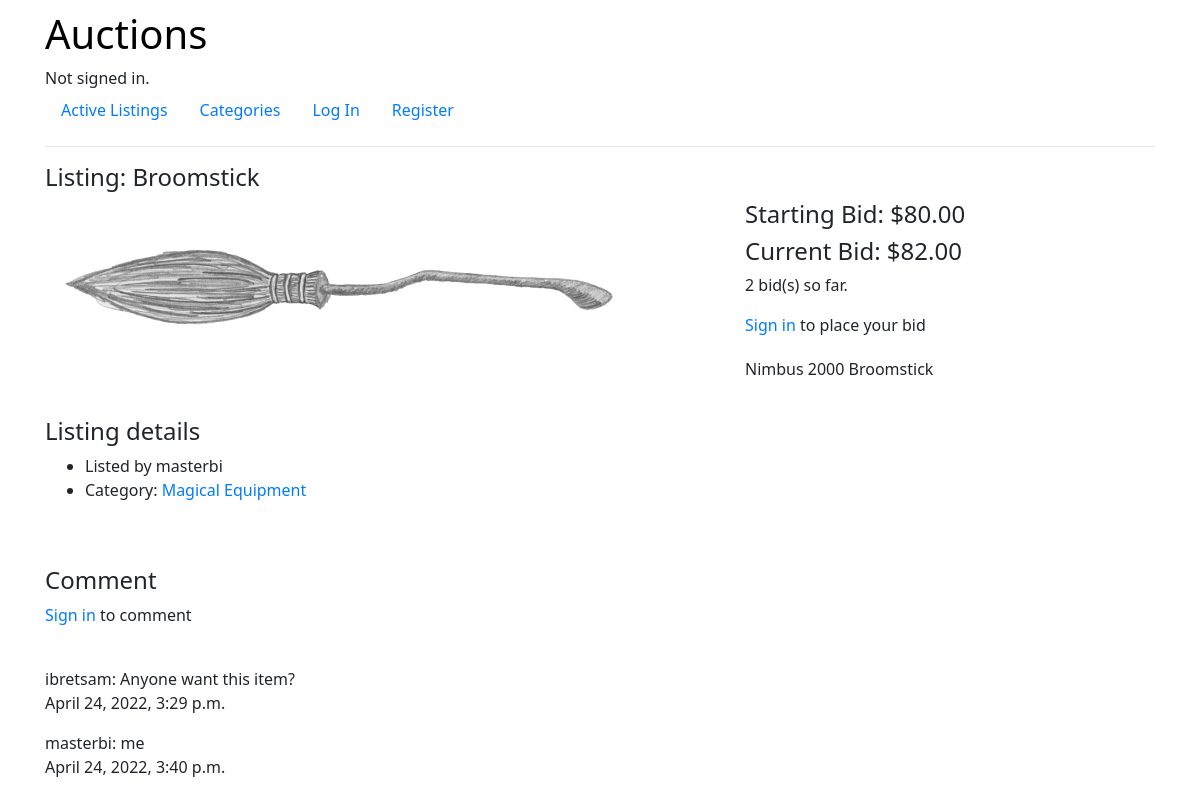
/listings/1, run on an earlier commit of the app's database.
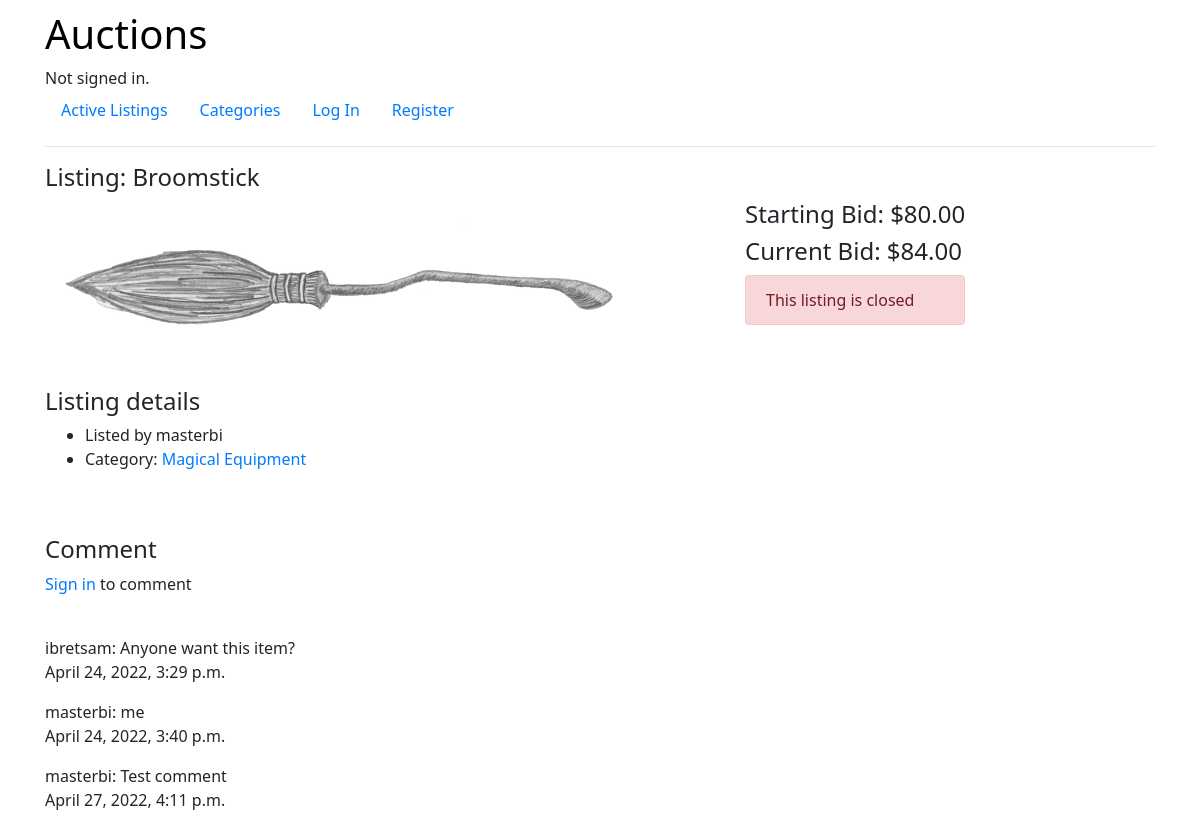
And on a later commit of the database.
### auctions/models.py (models this page shows, shortened)
class Product(models.Model):
    name = models.CharField(max_length=256)
    price = models.DecimalField(max_digits=6, decimal_places=2)
    description = models.TextField(default='', blank=True)
    image = models.ImageField(upload_to='auctions/media', null = True)
    category = models.ForeignKey(Category, on_delete=models.SET_NULL, null=True, blank=True, related_name="categories")
    created_at = models.DateTimeField(auto_now_add=True)
    close = models.BooleanField(default=False)
    created_by = models.ForeignKey(User, on_delete=models.CASCADE, related_name="user_created", default=1)
    in_watchlist = models.ManyToManyField(User, blank=True ,related_name="watchlist")

class Comment(models.Model):
    user = models.ForeignKey(User, on_delete=models.CASCADE, related_name="user_comment")
    product = models.ForeignKey(Product, on_delete=models.CASCADE, related_name="product_comment")
    comment = models.TextField(blank=False)
    date = models.DateTimeField(auto_now_add=True)
    def __str__(self):
        return f"{self.user}: {self.comment}"

class User(AbstractUser):
    def __str__(self):
        return f"{self.username}"

class Category(models.Model):
    name = models.CharField(max_length=256)
    def __str__(self):
        return f"{self.name}"

### auctions/views.py (the view)
# urls.py: path("listings/<int:product_id>", views.listings, name="listings"),
def listings(request, product_id):
    listings = Product.objects.get(pk=product_id)
    BidList = listings.product_bids.values_list("bid", flat=True)
    BidderList = list(listings.product_bids.values_list("user_id", flat=True))
    CommentList = listings.product_comment.all()
    CategoryList = Category.objects.all().values_list('name', flat=True)
    if request.user.is_authenticated:
        watchlist = request.user.watchlist.all()
    else:
        watchlist = None
    if not BidderList:
        winner = "No one has bid on this listing"
    else:
        winner = User.objects.get(pk = BidderList[-1])
    if not BidList:
        maxBidPrice = listings.price
    else:
        maxBidPrice = float(max(BidList))
    if listings is not None:
        return render(request,'auctions/listings.html', {
            'listings': listings,
            'bidding_history': listings.product_bids.all(),
            'maxBidPrice': format(maxBidPrice,".2f"),
            'winner': winner,
            'commentList': CommentList,
            "Watchlist": watchlist,
            "CategoryList": CategoryList
            })
    else:
        raise Http404('Product does not exist')

### auctions/templates/auctions/listings.html (shortened to what the changed rows need)
{% extends "auctions/layout.html" %} {% load static %}
{% block body %}
    <h4>Listing: {{listings.name}}</h4>
    <div class="product-info">
        <div class="left-col">
            <div class="image">
                <img src="{{listings.image.url}}" style="max-width: 600px; max-height: 500px">
            </div>
        </div>
        <div class="right-col">
            <div class="price">
                <h4 style="margin-top: 0;">Starting Bid: ${{listings.price}}</h4>
                <h4>Current Bid: ${{maxBidPrice}}</h4>
            </div>
            {% if listings.close == False %}
                <div class="bid-form">
                    {% if user.is_authenticated %}
                        {% if request.user == winner %}
                            <p>
                                {{ bidding_history.count }} bid(s) so far. Your bid is the current bid.
                            </p>
                        {% else %}
                            <p>
                                {{ bidding_history.count }} bid(s) so far. Place your bid now
                            </p>
                        {% endif %}
                        <form action="{% url 'auctions:bidding' listings.id %}" method="POST" style="display: flex;">
                            {% csrf_token %}
                            <input style="width: 300px; margin-right: 20px" type="number" class="form-control" name="bidding" placeholder="Place your bid here">
                            <br>
                            <input type="submit" value="Place Bid" class="btn btn-primary">
                        </form>
                    {% else %}
                        <p>
                            {{ bidding_history.count }} bid(s) so far.
                        </p>
                        <p>
                            <a href="{% url 'auctions:login' %}">Sign in</a> to place your bid
                        </p>
                    {% endif %}
                </div>
                <div class="description">
                    <p>{{ listings.description }}</p>
                </div>
            {% endif %}
            {% if listings.close == False %}
                <div class="close-form">
                    {% if request.user == listings.created_by %}
                        <form action="{% url 'auctions:close' listings.id %}" method="POST">
                            {% csrf_token %}
                            <input style="margin-top: 10px;" type="submit" value="Close listing" class="btn btn-danger">
                        </form>
                    {% endif %}
                </div>
            {% else %}
                <div class="status">
                    <p class="alert alert-danger" style="margin-top: 10px;" >This listing is closed</p>
                </div>
            {% endif %}
        </div>
    </div>
    <div class="detail">
        <h4>Listing details</h4>
        <ul>
            <li>
                Listed by {{ listings.created_by }}
            </li>
            <li>
                Category: <a href="{% url 'auctions:category' listings.category.id %}">{{ listings.category }}</a>
            </li>
        </ul>
    </div>
    <br>
    <br>
    <h4>Comment</h4>
    {% if user.is_authenticated %}
        <form action="{% url 'auctions:comment' listings.id %}" method="POST" style="margin-bottom: 10px;">
            {% csrf_token %}
            <textarea name="comment" class="form-control" cols="200" rows="5" placeholder="Type your comment here"></textarea>
            <br>
            <input type="submit" value="Comment" class="btn btn-primary" style="position: relative;float: right; margin-bottom: 20px;">
        </form>
    {% else %}
    <p><a href="{% url 'auctions:login' %}">Sign in</a> to comment</p>
    {% endif %}
    <br>
    {% if not commentList %}
        {% if user.is_authenticated %}
            <p>No one commented on this listing. Be the first one!</p>
        {% else %}
            <p>No one commented on this listing.</p>
        {% endif %}
    {% else %}
        {% for comment in commentList %}
            <p>{{ comment }} <br> {{ comment.date }}<br></p>
        {% endfor %}
    {% endif %}
{% endblock %}

What changed in the data, as far as the page shows it:
changed Product "Broomstick": close False → True (drawn); count "2" → (not shown); description "Nimbus 2000 Broomstick" → (not shown)
added Comment: user+comment "masterbi: Test comment", date "April 27, 2022, 4:11 p.m."
Also different on the page:
{{ maxBidPrice }}: "82.00" → "84.00"
text no longer shown: "bid(s) so far. Sign in to place your bid"
text now shown: "This listing is closed"
